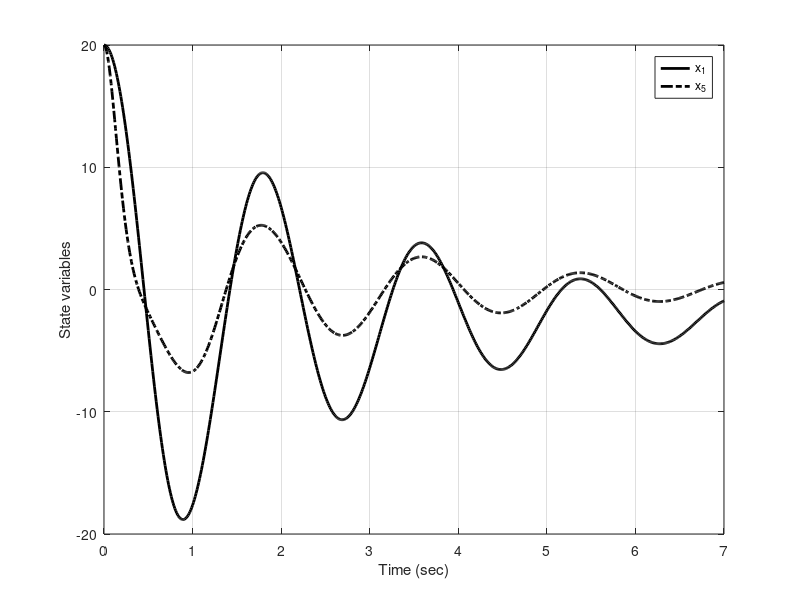
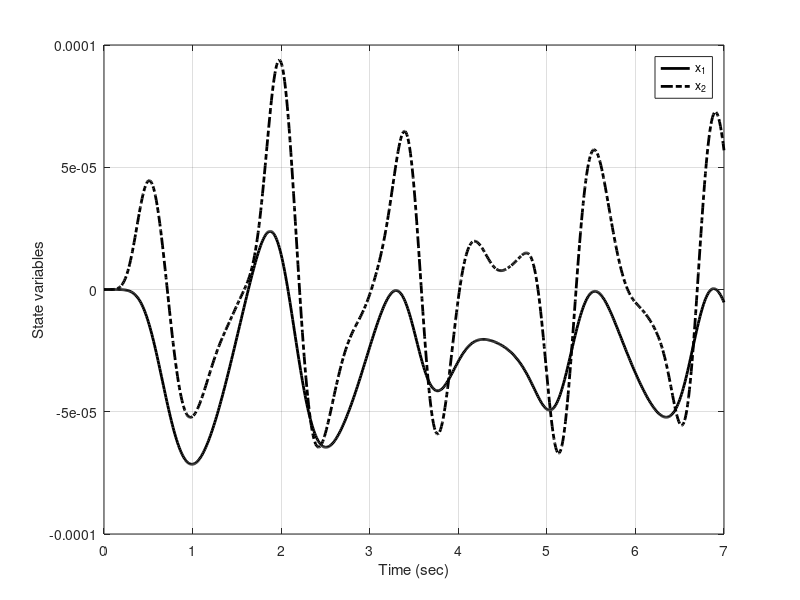

Write the MATLAB code that produced these figures, in order.
%
%   Simulation of the train
%   Copyright Hamid D. Taghirad 2013
%
clear all
%   State variable x=[x1 x2 x3 x4 x5 v1 v2 v3 v4 v5];
A=[0    0   0   0   0    1      0      0   0   0
   0    0   0   0   0    1     -1      0   0   0
   0    0   0   0   0    0      1     -1   0   0
   0    0   0   0   0    0      0      1  -1   0
   0    0   0   0   0    0      0      0   1  -1
   0 -12.5  0   0   0  -0.75   0.75    0   0   0
   0  62.5 -62.5 0  0   3.75  -7.5  3.75   0   0
   0  0 62.5 -62.5  0    0  3.75  -7.5  3.75   0 
   0  0  0 62.5 -62.5    0     0  3.75  -7.5  3.75
   0    0   0   0  62.5  0     0    0   3.75 -3.75
   ];
b1=[0;  0;  0;  0;  0.005;  0;  0;  0;  0;  0];     % Force input
b2=[0;  0;  0;  0;  250;  0;  0;  0;  0;  -1250];   % constant input
B=[b1 b2];
C=[1   0   0   0   0   0   0   0   0   0];
D=0;
train_model=ss(A,b1,C,D);  % Note only Second input is used
t=0:0.01:7; N=max(size(t));
%
%   Initial response
%
x0=[20;20;20;20;20;0;0;0;0;0];
[y,t,x]=initial(train_model, x0, t);


plot(t,x(:,1),'k',t,x(:,5),'k-.'), grid
set(findall(figure(1),'type','line'),'linewidth',2)
xlabel('Time (sec)')
ylabel('State variables')
legend('x_1', 'x_5')

%
%    A Simple way to generate input u
%
u=0.1*(sin(5*t)+sin(9*t)+sin(13*t)+sin(17*t)+sin(21*t));
%
%    Simulate the system
%
[y,t,x]=lsim(train_model,u,t); % Changed 'active_suspension' to 'train_model'

%  Plot the result
% ---------------------------------------
figure; % Create a new figure
plot(t,x(:,1),'k',t,x(:,2),'k-.'), grid % Plot x1 and x2
set(findall(figure(2),'type','line'),'linewidth',2) % Increase line width
xlabel('Time (sec)')
ylabel('State variables')
legend('x_1', 'x_2')
